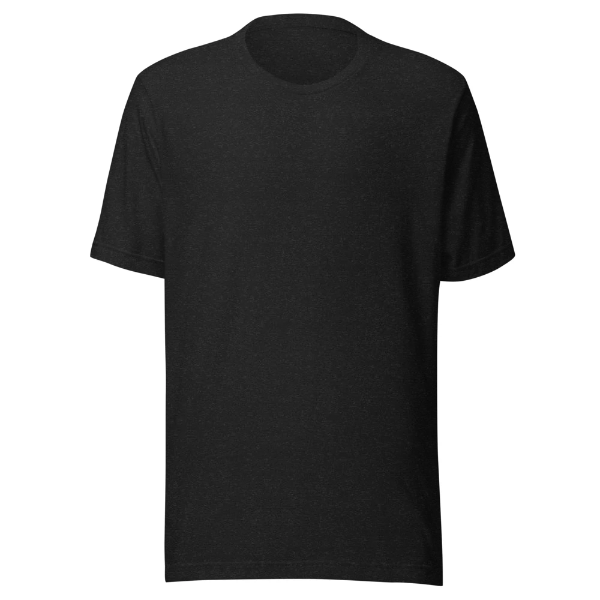
#> input picture tshirt_black.png, 600 x 600 px
$ python -i mockup.py   (imports and definitions only)
#> lines starting #> are read from the running program, lines starting #| are printed output that depends on the picture
#> further down, picture is the input picture: PIL image 600x600 RGBA; mean R, G, B, A 149.2, 149.2, 149.2, 255
# finalmockup.py
import os
import json
from typing import Dict, Any, List, Tuple, Optional

import cv2
import numpy as np
from PIL import Image, ImageFilter

from pipeline.adaptive_tuning import analyze_design_rgba, analyze_shirt_bg, compute_adaptive_params


# Expected project layout:
#   <project>/pipeline/mockup.py   (this file)
#   <project>/assets/tshirt_mockup.jpg (optional legacy default)
#   <project>/assets/tshirt_white.jpg
#   <project>/assets/tshirt_black.jpg
#   <project>/assets/tshirt_lifestyle.jpg
#   <project>/assets/mockup_config.json
BASE_DIR = os.path.dirname(os.path.dirname(os.path.abspath(__file__)))
CONFIG_PATH = os.path.join(BASE_DIR, "assets", "mockup_config.json")


# -------------------------------
# Config helpers
# -------------------------------

# [57 lines left out: functions _load_cfg, _estimate_shirt_center_x, not called in this run]


def _quad_center_x(quad: List[List[int]]) -> float:
    return float(sum(p[0] for p in quad) / 4.0)


# [30 lines left out: function _apply_quad_autocenter, not called in this run]


def _quad_from_norm(quad_norm: List[List[float]], W: int, H: int) -> List[List[int]]:
    return [[int(round(x * W)), int(round(y * H))] for x, y in quad_norm]


# [54 lines left out: functions _offset_px_from_cfg, _apply_quad_offset, _quad_ok, not called in this run]


def _strip_soft_edge_glow(
    img: Image.Image,
    enabled: bool = True,
    band_px: int = 10,
    feather_px: int = 3,
    min_alpha: int = 40,
    white_min: int = 235,
    sat_max: int = 45,
    dark_max: int = 40,
    mode: str = "white",  # "white", "dark", "both"
) -> Image.Image:
    """
    Strip soft halos near the alpha edge.

    Typical POD issue: near-white, low-saturation halo from background removal/upscaling.
    This function can strip:
      - white halos (default): gray >= white_min and saturation <= sat_max
      - dark shadows: gray <= dark_max
      - both
    """
#> called with enabled = True, band_px = 10, feather_px = 3, min_alpha = 40, white_min = 235, sat_max = 45, dark_max = 40, mode = 'white'
    if not enabled:
        return img

    img = img.convert("RGBA")
    rgba = np.array(img, dtype=np.uint8)
    rgb = rgba[:, :, :3]
    a = rgba[:, :, 3]
#> a: shape (600, 600); every value is 255

    if a.max() == 0:
        return img

    mask = (a >= int(min_alpha)).astype(np.uint8)
#> mask: shape (600, 600); every value is 1

    # Distance from edge
    dist = cv2.distanceTransform(mask, cv2.DIST_L2, 3)
#> dist: shape (600, 600) float32; every value is 3.4e+38
    band = (dist > 0) & (dist <= float(band_px))
#> band: shape (600, 600) bool; every value is 0

    # RGB -> HSV for saturation checks
    hsv = cv2.cvtColor(rgb, cv2.COLOR_RGB2HSV)
#> hsv: shape (600, 600, 3); mean H, S, V 0.4, 0, 149.2
    sat = hsv[:, :, 1]
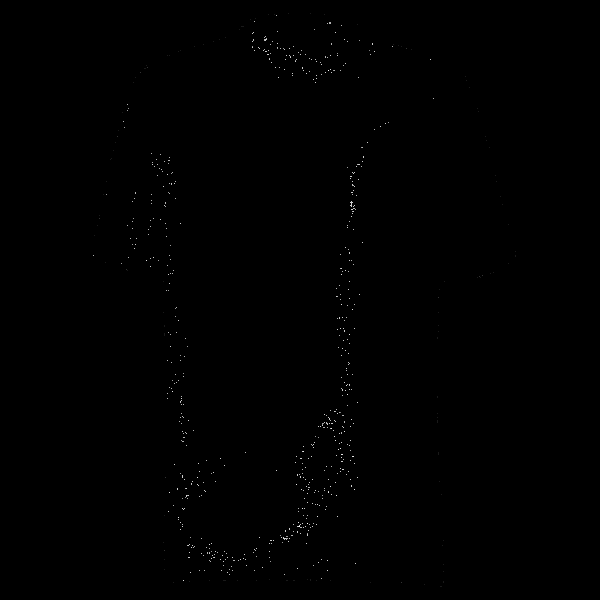
#> sat: shape (600, 600); min 0, max 10, mean 0.0153; drawn with min black and max white
    gray = cv2.cvtColor(rgb, cv2.COLOR_RGB2GRAY)

    white_halo = band & (gray >= int(white_min)) & (sat <= int(sat_max))
    dark_halo = band & (gray <= int(dark_max))

    mode = (mode or "white").lower().strip()
    if mode == "dark":
        glow = dark_halo
    elif mode == "both":
        glow = white_halo | dark_halo
    else:
        glow = white_halo  # default: white halo

    if not np.any(glow):
        return img

    if feather_px > 0:
        d = dist.astype(np.float32)
        fade = np.clip((float(band_px) - d) / max(1.0, float(feather_px)), 0.0, 1.0)
        new_a = a.astype(np.float32)
        new_a[glow] = new_a[glow] * (1.0 - fade[glow])
        rgba[:, :, 3] = np.clip(new_a, 0, 255).astype(np.uint8)
    else:
        rgba[:, :, 3][glow] = 0

    return Image.fromarray(rgba, mode="RGBA")


def _shirt_is_dark(mockup_bgr: np.ndarray, threshold: float = 110.0) -> bool:
    gray = cv2.cvtColor(mockup_bgr, cv2.COLOR_BGR2GRAY)
    return float(np.mean(gray)) < float(threshold)


# -------------------------------
# Image helpers
# -------------------------------

# [79 lines left out: functions _crop_to_alpha, _clean_alpha_strong, _add_soft_shadow, not called in this run]


def _pil_rgba_to_cv_bgra(pil_img: Image.Image) -> np.ndarray:
    arr = np.array(pil_img.convert("RGBA"))
    return cv2.cvtColor(arr, cv2.COLOR_RGBA2BGRA)


# [501 lines left out: functions _warp_to_quad, _alpha_comp, _is_logo_like_from_bbox, _debug_paths, _aspect_vertical_bias_px, _fabric_blend and 3 more, not called in this run]


# [24 lines not run here, left out]

>>> from PIL import Image
>>> picture = Image.open('../tshirt_black.png')
>>> result = _strip_soft_edge_glow(picture)
